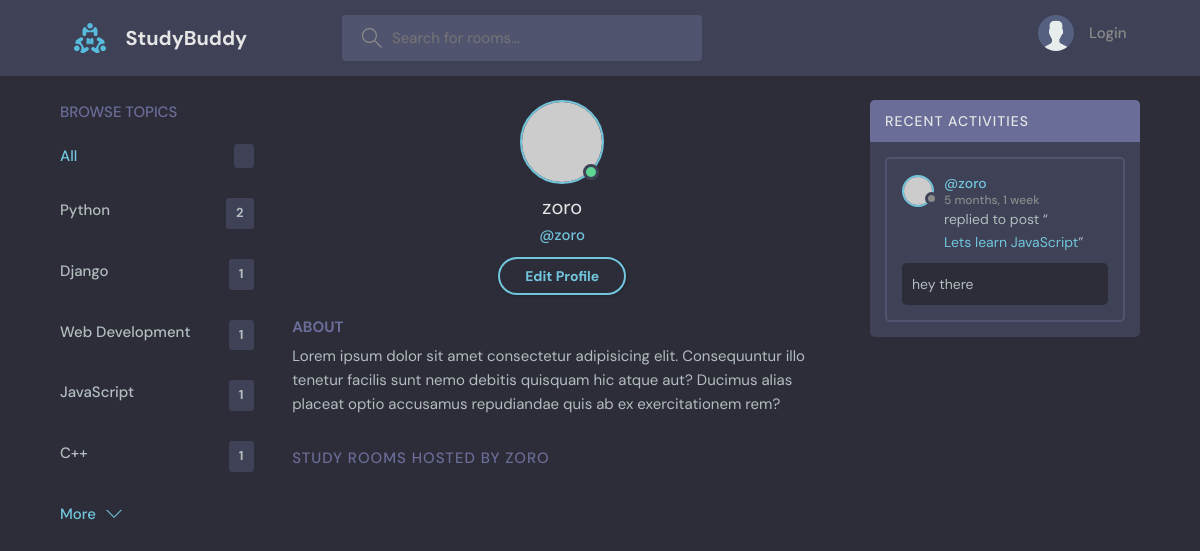
Screenshot of /profile/3/ with the database file from the repository.
### base/models.py (models this page shows, shortened)
class Topic(models.Model):
    name = models.CharField(max_length = 200)

class Message(models.Model):
    user = models.ForeignKey(User, on_delete=models.CASCADE)
    room = models.ForeignKey(Room, on_delete=models.CASCADE)
    body = models.TextField()
    updated = models.DateTimeField(auto_now=True)
    created = models.DateTimeField(auto_now_add=True)
    class Meta:
        ordering = ['-updated', '-created']
    def __str__(self):
        return self.body[0:50]

class Room(models.Model):
    host = models.ForeignKey(User, on_delete=models.SET_NULL, null=True)
    topic = models.ForeignKey(Topic, on_delete=models.SET_NULL, null=True)
    name = models.CharField(max_length=200)
    description = models.TextField(null=True, blank=True)
    participants = models.ManyToManyField(User, related_name='participants', blank=True)
    updated = models.DateTimeField(auto_now=True)
    created = models.DateTimeField(auto_now_add=True)
    class Meta:
        ordering = ['-updated', '-created']
    def __str__(self):
        return self.name

### base/views.py (the view)
# urls.py: path('profile/<str:pk>/', views.userProfile , name="user-profile"),
def userProfile(request,pk):
    user = User.objects.get(id=pk)
    rooms = user.room_set.all()
    room_messages = user.message_set.all()
    topics = Topic.objects.all()
    context={'user': user, 'rooms':rooms, 'room_messages':room_messages,'topics':topics}
    return render(request, 'base/profile.html',context)

### base/templates/base/profile.html (shortened to what this page needs)
{% extends 'main.html' %}
{% block content %}
  <main class="profile-page layout layout--3">
    <div class="container">
      {% include 'base/topics_component.html' %}
      <div class="roomList">
        <div class="profile">
          <div class="profile__avatar">
            <div class="avatar avatar--large active">
              <img src="https://randomuser.me/api/portraits/men/11.jpg" />
            </div>
          </div>
          <div class="profile__info">
            <h3>{{user.username}}</h3>
            <p>@{{user.username}}</p>
            <a href="edit-user.html" class="btn btn--main btn--pill">Edit Profile</a>
          </div>
          <div class="profile__about">
            <h3>About</h3>
            <p>
              Lorem ipsum dolor sit amet consectetur adipisicing elit. Consequuntur illo tenetur
              facilis sunt nemo debitis quisquam hic atque aut? Ducimus alias placeat optio
              accusamus repudiandae quis ab ex exercitationem rem?
            </p>
          </div>
        </div>
        <div class="roomList__header">
          <div>
            <h2>Study Rooms Hosted by {{user.username}}</a>
            </h2>
          </div>
        </div>
      </div>
      {% include 'base/activity_component.html' %}
    </div>
  </main>
{% endblock %}

### base/templates/base/topics_component.html
<div class="topics">
	<div class="topics__header">
		<h2>Browse Topics</h2>
	</div>
	<ul class="topics__list">
		<li>
			<a href="{% url 'home' %}" class="active"
				>All <span>{{room_count}}</span></a
			>
		</li>
		{% for topic in topics %}
		<li>
			<a href="{% url 'home' %}?q={{topic.name}}"
				>{{topic.name}}<span>{{topic.room_set.all.count}}</span></a
			>
		</li>
		{% endfor %}
	</ul>
	<a class="btn btn--link" href="topics.html">
		More
		<svg
			version="1.1"
			xmlns="http://www.w3.org/2000/svg"
			width="32"
			height="32"
			viewBox="0 0 32 32">
			<title>chevron-down</title>
			<path d="M16 21l-13-13h-3l16 16 16-16h-3l-13 13z"></path>
		</svg>
	</a>
</div>

### base/templates/base/activity_component.html (shortened to what this page needs)
<div class="activities">
    <div class="activities__header">
        <h2>Recent Activities</h2>
    </div>
    {% for message in room_messages %}
    <div class="activities__box">
        <div class="activities__boxHeader roomListRoom__header">
            <a href="{% url 'user-profile' message.user.id %}" class="roomListRoom__author">
                <div class="avatar avatar--small">
                    <img src="https://randomuser.me/api/portraits/women/11.jpg" />
                </div>
                <p>
                    @{{message.user}}
                    <span>{{message.created|timesince}}</</span>
                </p>
            </a>
        </div>
        <div class="activities__boxContent">
            <p>
                replied to post “<a href="{% url 'room' message.room.id %}">{{message.room}}</a
                >”
            </p>
            <div class="activities__boxRoomContent">
                {{message}}
            </div>
        </div>
    </div>
    {% endfor %}
</div>

### rows the page displays
Topic: name "Python", room_set.all.count "2"
Topic: name "Django", room_set.all.count "1"
Topic: name "Web Development", room_set.all.count "1"
Topic: name "JavaScript", room_set.all.count "1"
Topic: name "C++", room_set.all.count "1"
Message: user "zoro", created "5 months, 1 week", room "Lets learn JavaScript", body "hey there"

### other values shown
{{ user.username }} "zoro"
{{ user.username }} "ZORO"
